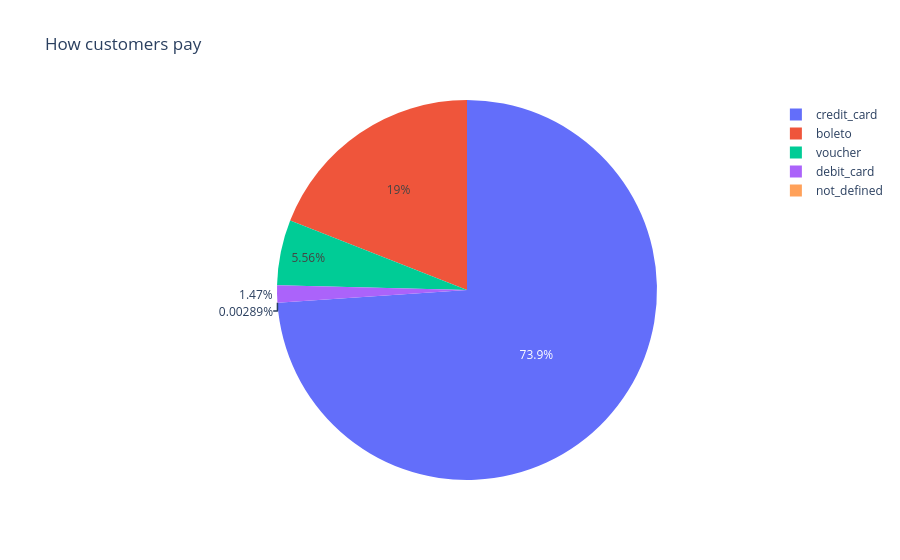

Source (notebook cell):
### Markdown cell above
A handful of categories account for a disproportionate share of total revenue, visible as the largest blocks in the treemap. This kind of concentration is useful for prioritization if a few categories drive most revenue, they deserve the most attention for inventory and marketing decisions.

### Code cell
payment_counts = df['payments']['payment_type'].value_counts().reset_index()
payment_counts.columns = ['payment_type', 'count']
fig = px.pie(payment_counts, names='payment_type', values='count', title='How customers pay')
fig.show()

### Figure 1 — Plotly figure (JSON) as saved in the notebook; plotly's stock layout.template omitted (floating-point values rounded to 4 significant figures)
{"data": [{"domain": {"x": [0, 1], "y": [0, 1]}, "hovertemplate": "payment_type=%{label}<br>count=%{value}<extra></extra>", "labels": ["credit_card", "boleto", "voucher", "debit_card", "not_defined"], "legendgroup": "", "name": "", "showlegend": true, "type": "pie", "values": [76795, 19784, 5775, 1529, 3]}], "layout": {"legend": {"tracegroupgap": 0}, "title": {"text": "How customers pay"}}}
